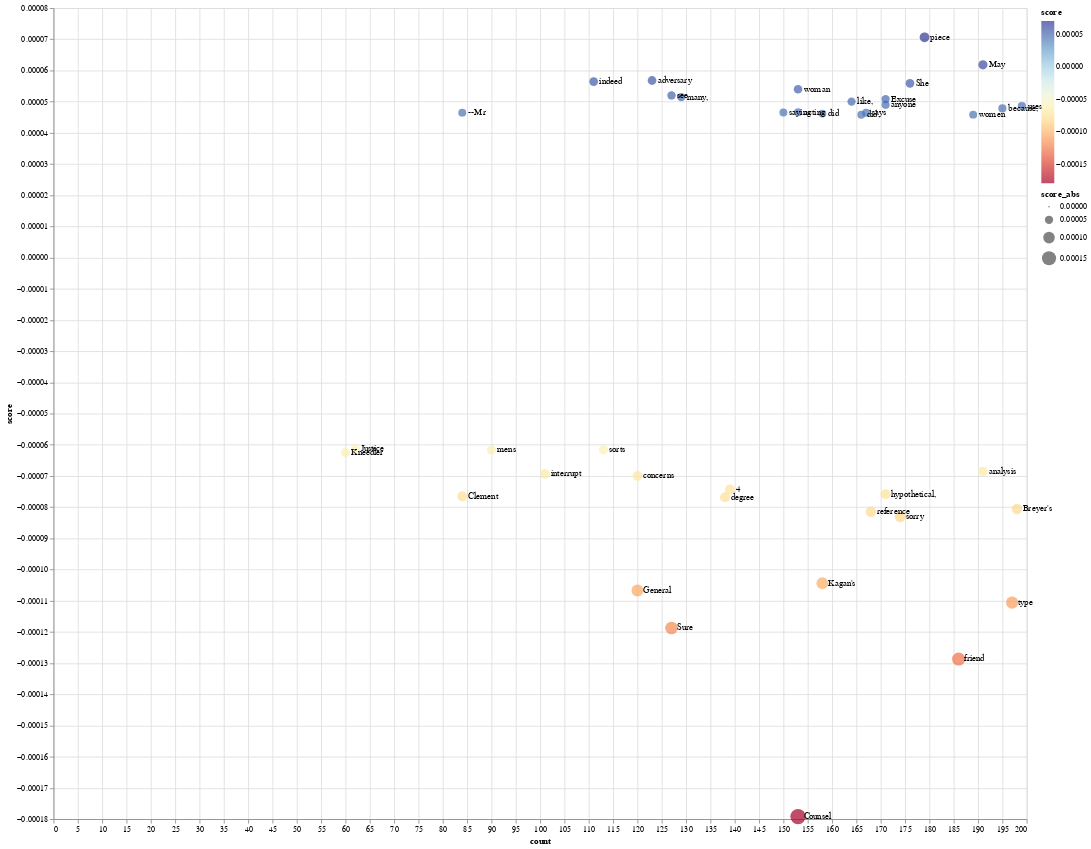

The notebook cell saved with this chart:
### Code cell
make_plot(tops_words) # this is the same line of code that runs at the top of the notebook. If you are running the cells from top-to-bottom this should run

### Figure 1 — Vega-Lite specification as saved in the notebook (floating-point values rounded to 4 significant figures)
{"config": {"view": {"continuousWidth": 400, "continuousHeight": 300}}, "layer": [{"mark": "circle", "encoding": {"color": {"field": "score", "scale": {"scheme": "redyellowblue"}, "type": "quantitative"}, "size": {"field": "score_abs", "type": "quantitative"}, "x": {"field": "count", "type": "quantitative"}, "y": {"field": "score", "type": "quantitative"}}, "height": 1000, "width": 1200}, {"mark": {"type": "text", "align": "left", "baseline": "middle", "dx": 7}, "encoding": {"text": {"field": "label", "type": "nominal"}, "x": {"field": "count", "type": "quantitative"}, "y": {"field": "score", "type": "quantitative"}}, "height": 1000, "width": 1200}], "data": {"name": "data-23aaa92cf80126ff3be8d540b0e5755e"}, "$schema": "https://vega.github.io/schema/vega-lite/v4.17.0.json", "datasets": {"data-23aaa92cf80126ff3be8d540b0e5755e": [{"score": 4.579e-05, "phrase": "did,", "count": 166, "score_abs": 4.579e-05, "label": "did,"}, {"score": 4.585e-05, "phrase": "women", "count": 189, "score_abs": 4.585e-05, "label": "women"}, {"score": 4.618e-05, "phrase": "did.", "count": 158, "score_abs": 4.618e-05, "label": "did"}, {"score": 4.643e-05, "phrase": "says.", "count": 167, "score_abs": 4.643e-05, "label": "says"}, {"score": 4.649e-05, "phrase": "--Mr.", "count": 84, "score_abs": 4.649e-05, "label": "--Mr"}, {"score": 4.656e-05, "phrase": "saying.", "count": 150, "score_abs": 4.656e-05, "label": "saying"}, {"score": 4.664e-05, "phrase": "acting", "count": 153, "score_abs": 4.664e-05, "label": "acting"}, {"score": 4.785e-05, "phrase": "because,", "count": 195, "score_abs": 4.785e-05, "label": "because,"}, {"score": 4.858e-05, "phrase": "uses", "count": 199, "score_abs": 4.858e-05, "label": "uses"}, {"score": 4.9e-05, "phrase": "anyone", "count": 171, "score_abs": 4.9e-05, "label": "anyone"}, {"score": 5.002e-05, "phrase": "like,", "count": 164, "score_abs": 5.002e-05, "label": "like,"}, {"score": 5.083e-05, "phrase": "Excuse", "count": 171, "score_abs": 5.083e-05, "label": "Excuse"}, {"score": 5.146e-05, "phrase": "many,", "count": 129, "score_abs": 5.146e-05, "label": "many,"}, {"score": 5.201e-05, "phrase": "see.", "count": 127, "score_abs": 5.201e-05, "label": "see"}, {"score": 5.399e-05, "phrase": "woman", "count": 153, "score_abs": 5.399e-05, "label": "woman"}, {"score": 5.588e-05, "phrase": "She", "count": 176, "score_abs": 5.588e-05, "label": "She"}, {"score": 5.645e-05, "phrase": "indeed", "count": 111, "score_abs": 5.645e-05, "label": "indeed"}, {"score": 5.68e-05, "phrase": "adversary", "count": 123, "score_abs": 5.68e-05, "label": "adversary"}, {"score": 6.182e-05, "phrase": "May", "count": 191, "score_abs": 6.182e-05, "label": "May"}, {"score": 7.065e-05, "phrase": "piece", "count": 179, "score_abs": 7.065e-05, "label": "piece"}, {"score": -0.0001792, "phrase": "Counsel.", "count": 153, "score_abs": 0.0001792, "label": "Counsel"}, {"score": -0.0001287, "phrase": "friend", "count": 186, "score_abs": 0.0001287, "label": "friend"}, {"score": -0.0001187, "phrase": "Sure.", "count": 127, "score_abs": 0.0001187, "label": "Sure"}, {"score": -0.0001106, "phrase": "type", "count": 197, "score_abs": 0.0001106, "label": "type"}, {"score": -0.0001067, "phrase": "General.", "count": 120, "score_abs": 0.0001067, "label": "General"}, {"score": -0.0001044, "phrase": "Kagan's", "count": 158, "score_abs": 0.0001044, "label": "Kagan's"}, {"score": -8.312e-05, "phrase": "sorry", "count": 174, "score_abs": 8.312e-05, "label": "sorry"}, {"score": -8.145e-05, "phrase": "reference", "count": 168, "score_abs": 8.145e-05, "label": "reference"}, {"score": -8.059e-05, "phrase": "Breyer's", "count": 198, "score_abs": 8.059e-05, "label": "Breyer's"}, {"score": -7.681e-05, "phrase": "degree", "count": 138, "score_abs": 7.681e-05, "label": "degree"}, {"score": -7.653e-05, "phrase": "Clement.", "count": 84, "score_abs": 7.653e-05, "label": "Clement"}, {"score": -7.586e-05, "phrase": "hypothetical,", "count": 171, "score_abs": 7.586e-05, "label": "hypothetical,"}, {"score": -7.433e-05, "phrase": "4", "count": 139, "score_abs": 7.433e-05, "label": "4"}, {"score": -6.999e-05, "phrase": "concerns", "count": 120, "score_abs": 6.999e-05, "label": "concerns"}, {"score": -6.931e-05, "phrase": "interrupt", "count": 101, "score_abs": 6.931e-05, "label": "interrupt"}, {"score": -6.855e-05, "phrase": "analysis", "count": 191, "score_abs": 6.855e-05, "label": "analysis"}, {"score": -6.254e-05, "phrase": "Kneedler.", "count": 60, "score_abs": 6.254e-05, "label": "Kneedler"}, {"score": -6.167e-05, "phrase": "mens", "count": 90, "score_abs": 6.167e-05, "label": "mens"}, {"score": -6.162e-05, "phrase": "sorts", "count": 113, "score_abs": 6.162e-05, "label": "sorts"}, {"score": -6.125e-05, "phrase": "Justice.", "count": 62, "score_abs": 6.125e-05, "label": "Justice"}]}}
